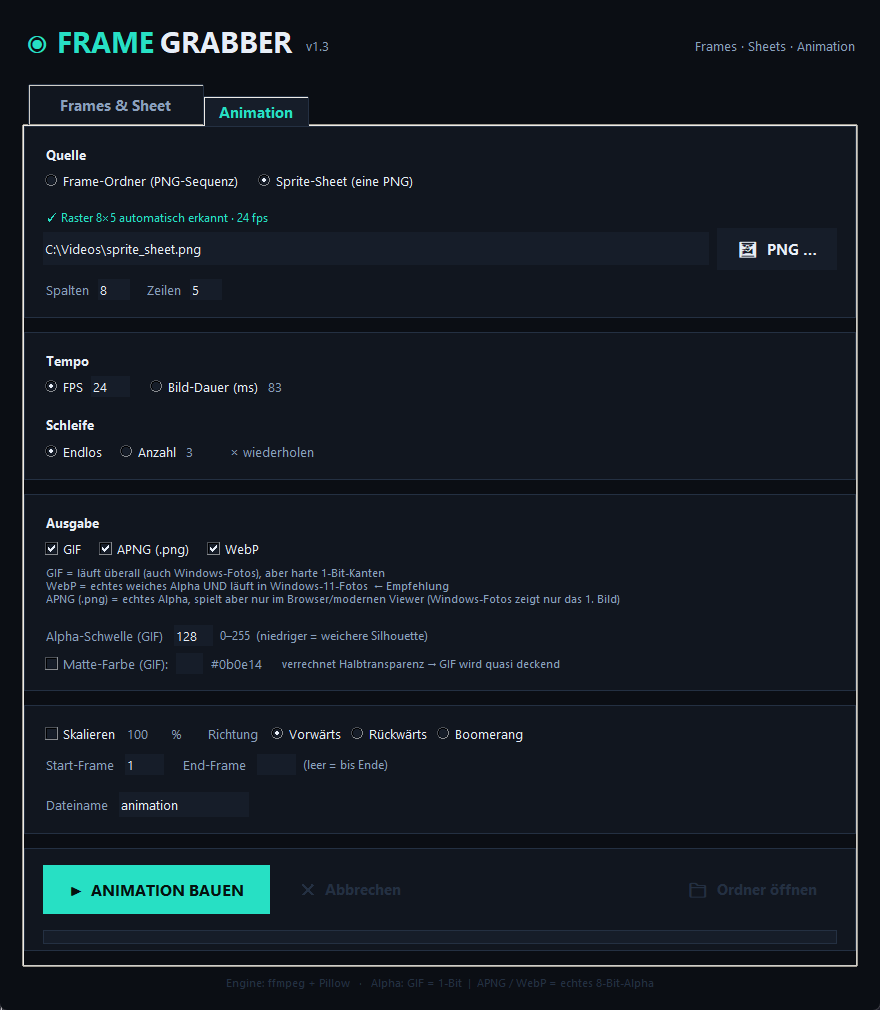
#> input picture assets/ui_animation.png, 880 x 1010 px, given in place of a, which was not available; the run also reads 1 picture not shown here
$ python -i framegrabber.py   (imports and definitions only)
#> lines starting #> are read from the running program, lines starting #| are printed output that depends on the picture; pictures that were not available may be replaced by others from this repository, and a replacement may not be noted
# -*- coding: utf-8 -*-
"""
FrameGrabber - Extract every frame of a clip and build alpha-transparent
animations (GIF / APNG / WebP) and contact / sprite sheets.

Dark-Glow-Glass GUI (Tkinter). Engines: ffmpeg (lossless frame extraction,
palette GIF) + Pillow (sheets, APNG/WebP).

MIT License.
"""

import os
import re
import sys
import glob
import math
import json
import queue
import shutil
import tempfile
import threading
import subprocess
import tkinter as tk
from tkinter import ttk, filedialog, messagebox, colorchooser

try:
    from PIL import Image, ImageDraw, ImageFont
    HAVE_PIL = True
except Exception:
    HAVE_PIL = False

APP_NAME = "FrameGrabber"
VERSION = "1.3"

# ---------- Theme (Dark Glow Glass) ----------
BG        = "#0b0e14"   # tiefes Nachtblau-schwarz
PANEL     = "#11161f"   # Panel
PANEL_2   = "#161d29"   # heller Panel
STROKE    = "#243042"   # Rahmenlinie
TXT       = "#e8eef7"   # Haupttext
TXT_DIM   = "#8aa0bd"   # gedimmter Text
ACCENT    = "#27e0c4"   # Neon-Tuerkis
ACCENT_2  = "#4d8dff"   # Neon-Blau
ACCENT_HV = "#5cf2dd"   # heller Akzent (Hover)
DANGER    = "#ff5d6c"
OK        = "#48e08a"

FONT      = "Segoe UI"

VIDEO_EXTS = (".mp4", ".mov", ".mkv", ".avi", ".webm", ".m4v", ".wmv",
              ".flv", ".mpg", ".mpeg", ".ts", ".gif", ".3gp", ".mts")

FORMATS = {
    "PNG (verlustfrei)":  {"ext": "png",  "args": ["-compression_level", "3"]},
    "JPG (klein)":        {"ext": "jpg",  "args": ["-q:v", "2"]},
    "WebP":               {"ext": "webp", "args": ["-lossless", "0", "-quality", "90"]},
    "BMP (unkomprimiert)":{"ext": "bmp",  "args": []},
    "TIFF":               {"ext": "tiff", "args": []},
}


def resource_exe(name):
    """ffmpeg/ffprobe finden: PATH zuerst, dann typische Choco-Pfade."""
#> called with name = 'ffmpeg'
    found = shutil.which(name)
    if found:
        return found
    for cand in (
        rf"C:\ProgramData\chocolatey\bin\{name}.exe",
        rf"C:\ffmpeg\bin\{name}.exe",
    ):
        if os.path.isfile(cand):
            return cand
    return None


FFMPEG  = resource_exe("ffmpeg")
FFPROBE = resource_exe("ffprobe")

# subprocess: keine Konsolenfenster unter Windows
CREATE_NO_WINDOW = 0x08000000 if os.name == "nt" else 0


# [37 lines left out: function probe, not called in this run]


def _load_font(size):
    for path in (r"C:\Windows\Fonts\segoeui.ttf", r"C:\Windows\Fonts\arial.ttf"):
        try:
            return ImageFont.truetype(path, size)
        except Exception:
            continue
    try:
        return ImageFont.truetype("arial.ttf", size)
    except Exception:
        return ImageFont.load_default()


def build_sheet(frame_paths, out_path, mode="contact", columns=0,
                thumb_w=240, title="", transparent_bg=False, source_fps=None,
                progress_cb=None):
    """Baut aus allen Frame-Bildern ein einziges Sheet.

    mode="contact": Kontaktbogen (dunkler Hintergrund, Rand, Frame-Nummern)
    mode="sprite":  Sprite-Sheet (eng gepackt, transparent, ohne Beschriftung)
    columns=0 -> automatisch (etwa quadratisch). thumb_w=0 -> Originalgroesse.
    transparent_bg=True -> kompletter Canvas mit echtem Alpha (auch Kontaktbogen).
    """
#> called with frame_paths = 'assets/ui_animation.png', out_path = 'out.png', mode = 'contact', columns = 0, thumb_w = 240, title = '', transparent_bg = False
    if not HAVE_PIL:
        raise RuntimeError("Pillow fehlt – bitte 'pip install Pillow' ausführen.")
    n = len(frame_paths)
    if n == 0:
        raise ValueError("Keine Frames zum Zusammenbauen gefunden.")
    Image.MAX_IMAGE_PIXELS = None  # grosse Sheets erlauben

    with Image.open(frame_paths[0]) as im0:
#> im0 is the input picture: PIL image 880x1010 RGB; mean R, G, B 20.2, 27.5, 35.6
        ow, oh = im0.size
#> ow = 880; oh = 1010
    aspect = oh / ow if ow else 0.5625
#> aspect = 1.15

    cols = columns if columns and columns > 0 else max(1, round(math.sqrt(n * aspect)))
#> cols = 5
    cols = max(1, min(cols, n))
    rows = math.ceil(n / cols)
#> rows = 5

    sprite = (mode == "sprite")
    if sprite:
        tw = thumb_w if thumb_w and thumb_w > 0 else ow
        th = max(1, round(oh * tw / ow))
        margin = pad = label_h = header_h = 0
        bg = (0, 0, 0, 0)               # transparent
    else:
        tw = thumb_w if thumb_w and thumb_w > 0 else 240
        th = max(1, round(oh * tw / ow))
#> th = 275
        margin, pad, label_h = 16, 8, 18
        header_h = 50 if title else 0
        bg = (11, 14, 20, 255)          # Dark-Glow Hintergrund

    if transparent_bg:
        bg = (0, 0, 0, 0)               # echtes Alpha statt Fuellfarbe

    cell_h = th + label_h
#> cell_h = 293
    sheet_w = margin * 2 + cols * tw + (cols - 1) * pad
#> sheet_w = 1264
    sheet_h = header_h + margin * 2 + rows * cell_h + (rows - 1) * pad
#> sheet_h = 1529

    if sheet_w * sheet_h > 240_000_000:
        raise ValueError(
            "Sheet würde zu groß (>240 MP). Kleinere Thumb-Breite oder mehr Spalten wählen.")

    sheet = Image.new("RGBA", (sheet_w, sheet_h), bg)
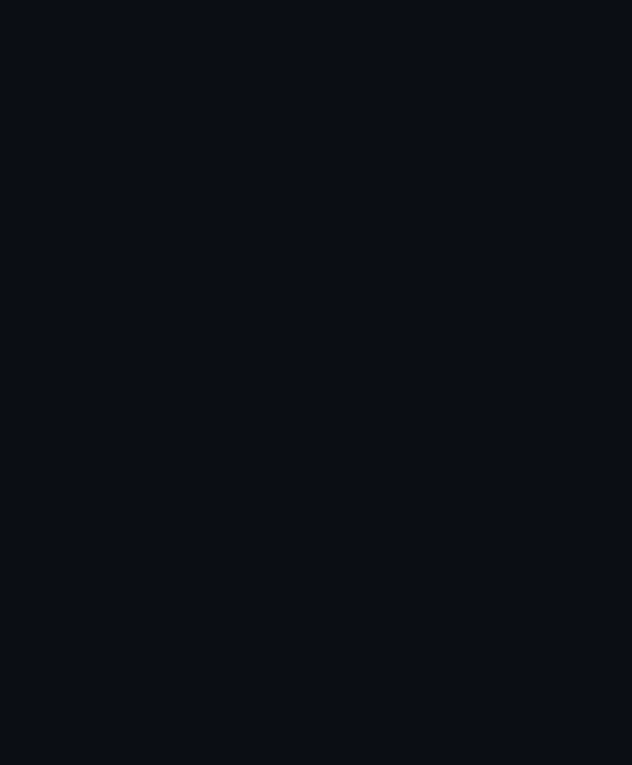
#> sheet: PIL image 1264x1529 RGBA (shown at 1/2 size); mean R, G, B, A 11, 14, 20, 255
    draw = ImageDraw.Draw(sheet)

    if header_h:
        draw.text((margin, 12), title or "Kontaktbogen",
                  fill=(232, 238, 247, 255), font=_load_font(20))
        draw.text((margin, 36), f"{n} Frames  ·  {cols} × {rows}",
                  fill=(39, 224, 196, 255), font=_load_font(12))

    f_lbl = _load_font(11) if label_h else None
    for i, p in enumerate(frame_paths):
        r, c = divmod(i, cols)
#> r = 0; c = 0
        x = margin + c * (tw + pad)
#> x = 16
        y = header_h + margin + r * (cell_h + pad)
#> y = 16
        try:
            with Image.open(p) as im:
                im = im.convert("RGBA")
                if im.size != (tw, th):
                    im = im.resize((tw, th), Image.LANCZOS)
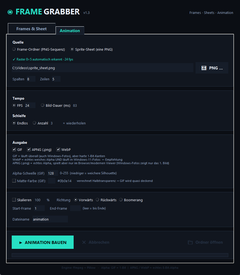
#> im: PIL image 240x275 RGBA; mean R, G, B, A 20.2, 27.5, 35.6, 255
                if sprite or transparent_bg:
                    sheet.paste(im, (x, y))            # verlustfrei: exakte RGBA-Tiles
                else:
                    sheet.alpha_composite(im, (x, y))  # korrekt über deckenden Hintergrund
        except Exception:
            pass
        if f_lbl:
            draw.text((x + 3, y + th + 2), str(i + 1),
                      fill=(138, 160, 189, 255), font=f_lbl)
        if progress_cb and i % 8 == 0:
            progress_cb(i + 1, n)
    if progress_cb:
        progress_cb(n, n)

    ext = os.path.splitext(out_path)[1].lower()
    if ext in (".jpg", ".jpeg"):
        sheet.convert("RGB").save(out_path, quality=92)
    elif ext == ".png":
        # Raster + Quell-FPS als Metadaten einbetten -> Animations-Tab erkennt sie
        from PIL import PngImagePlugin
        meta = PngImagePlugin.PngInfo()
        meta.add_text("fg_kind", "sprite" if sprite else "contact")
        if sprite:
            meta.add_text("fg_cols", str(cols))
            meta.add_text("fg_rows", str(rows))
            meta.add_text("fg_frames", str(n))
        if source_fps:
            meta.add_text("fg_fps", f"{float(source_fps):.4f}")
        sheet.save(out_path, pnginfo=meta)
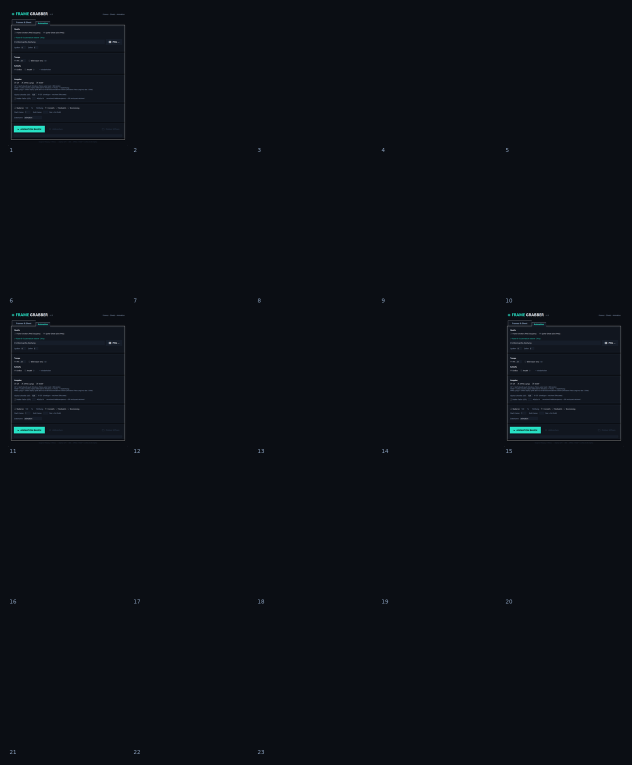
#> saved as out.png: PIL image 1264x1529 RGBA (shown at 1/2 size); mean R, G, B, A 12, 15.4, 21.6, 255
    else:
        sheet.save(out_path)
    return out_path


# =====================================================================
#  Animations-Engine  (Frame-Sequenz / Sprite-Sheet -> GIF / APNG / WebP)
#  GIF  = 1-Bit-Alpha (ffmpeg palettegen/paletteuse, auto-disposal=2)
#  APNG = echtes 8-Bit-Alpha (Pillow, disposal=1/blend=0 -> verifiziert)
#  WebP = echtes 8-Bit-Alpha (Pillow, lossless+exact -> verifiziert)
# =====================================================================

# [162 lines left out: functions collect_frame_paths, read_folder_meta, _grid_from_gaps, detect_sheet_grid, slice_sprite_sheet, _save_apng and 3 more, not called in this run]


class FrameGrabber(tk.Tk):
    # [603 lines left out: functions __init__, _build_style, _card, _build_ui, _build_extract_tab, _entry and 14 more, not called in this run]

    def _probe_async(self, path):
        info = probe(path)
        self.msgq.put(("info", info))

    # [33 lines left out: functions _show_info, pick_outdir, _toggle_anim_src, _toggle_anim_timing, not called in this run]

    def _toggle_anim_loop(self):
        self.anim_loop_entry.configure(
            state="normal" if self.anim_loop.get() == "n" else "disabled")

    # [5 lines left out: function _toggle_anim_matte, not called in this run]

    def _toggle_anim_scale(self):
        self.anim_scale_entry.configure(
            state="normal" if self.anim_scale_on.get() else "disabled")

    # [103 lines left out: functions _sync_anim_matte, _pick_anim_matte, pick_anim_folder, pick_anim_sheet, _fmt_fps, _autofill_anim and 1 more, not called in this run]

    def set_anim_status(self, text, color=TXT_DIM):
        self.anim_status.configure(text=text, fg=color)

    # [398 lines left out: functions _finish_anim, _anim_out_dir, open_anim_folder, cancel_anim, start_anim, _run_anim and 4 more, not called in this run]

    # ---------- Queue / Status ----------
    def set_status(self, text, color=TXT_DIM):
        self.status.configure(text=text, fg=color)

    # [69 lines left out: functions _poll_queue, _finish, not called in this run]


# [3 lines not run here, left out]

>>> result = build_sheet('assets/ui_animation.png', 'out.png')
